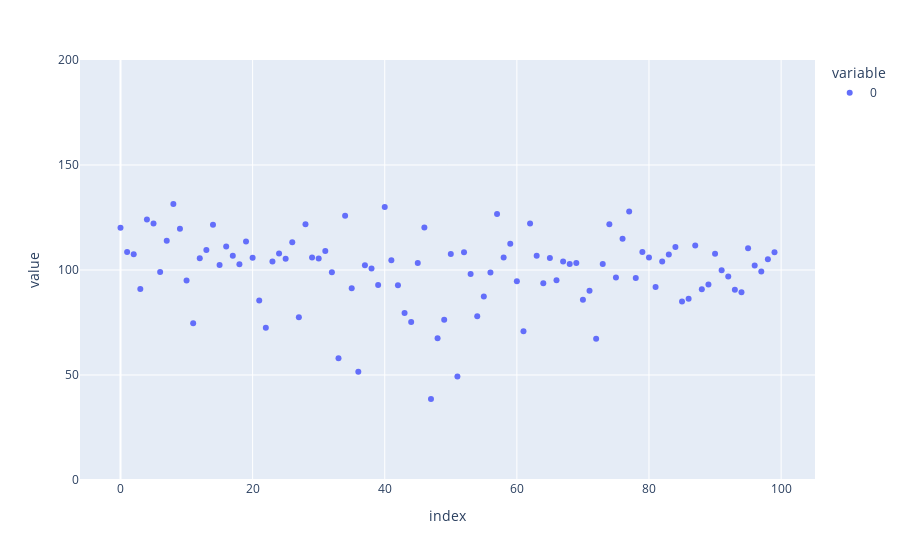

This figure's notebook cell:
### Code cell
batch_size = 20_000
estimated_average_count = 0.05
sensitivity = 5
true_query_result = 100

expected_result = estimated_average_count * batch_size

# If we overestimate the true result, we get noisy results!

print(f"Expected result (prior): {expected_result}, true query result: {true_query_result}")


epsilon = get_epsilon_for_high_probability_relative_error_wrt_prior(
    sensitivity=sensitivity,
    expected_result=expected_result,
    relative_error=0.05,
    failure_probability=0.01
)

n_repetitions = 100
repeated_noisy_results = true_query_result*np.ones(n_repetitions) + np.random.laplace(scale=sensitivity / epsilon, size=n_repetitions)
px.scatter(repeated_noisy_results, range_y=[0,200])

### Figure 1 — Plotly figure (JSON) as saved in the notebook; plotly's stock layout.template omitted (floating-point values rounded to 4 significant figures)
{"data": [{"hovertemplate": "variable=0<br>index=%{x}<br>value=%{y}<extra></extra>", "legendgroup": "0", "marker": {"color": "#636efa", "symbol": "circle"}, "mode": "markers", "name": "0", "orientation": "v", "showlegend": true, "type": "scatter", "x": [0, 1, 2, 3, 4, 5, 6, 7, 8, 9, 10, 11, 12, 13, 14, 15, 16, 17, 18, 19, 20, 21, 22, 23, 24, 25, 26, 27, 28, 29, 30, 31, 32, 33, 34, 35, 36, 37, 38, 39, 40, 41, 42, 43, 44, 45, 46, 47, 48, 49, 50, 51, 52, 53, 54, 55, 56, 57, 58, 59, 60, 61, 62, 63, 64, 65, 66, 67, 68, 69, 70, 71, 72, 73, 74, 75, 76, 77, 78, 79, 80, 81, 82, 83, 84, 85, 86, 87, 88, 89, 90, 91, 92, 93, 94, 95, 96, 97, 98, 99], "xaxis": "x", "y": [120.1, 108.5, 107.5, 90.99, 124.1, 122.1, 99.03, 113.9, 131.5, 119.7, 95.0, 74.61, 105.6, 109.6, 121.5, 102.4, 111.1, 106.8, 102.8, 113.5, 105.9, 85.53, 72.49, 104.1, 107.9, 105.3, 113.3, 77.47, 121.8, 105.9, 105.5, 109.0, 98.97, 57.92, 125.9, 91.26, 51.56, 102.2, 100.7, 92.84, 130.0, 104.7, 92.72, 79.48, 75.2, 103.3, 120.3, 38.56, 67.55, 76.34, 107.6, 49.27, 108.4, 98.04, 77.99, 87.38, 98.75, 126.7, 105.9, 112.5, 94.67, 70.8, 122.1, 106.7, 93.66, 105.8, 95.07, 104.1, 102.9, 103.4, 85.89, 90.18, 67.23, 102.9, 121.8, 96.4, 114.9, 127.8, 96.19, 108.6, 105.9, 91.87, 104.0, 107.4, 111.0, 85.05, 86.27, 111.7, 90.89, 93.09, 107.7, 99.91, 96.87, 90.61, 89.43, 110.3, 102.1, 99.25, 105.1, 108.4], "yaxis": "y"}], "layout": {"legend": {"title": {"text": "variable"}, "tracegroupgap": 0}, "margin": {"t": 60}, "xaxis": {"anchor": "y", "domain": [0, 1], "title": {"text": "index"}}, "yaxis": {"anchor": "x", "domain": [0, 1], "range": [0, 200], "title": {"text": "value"}}}}
